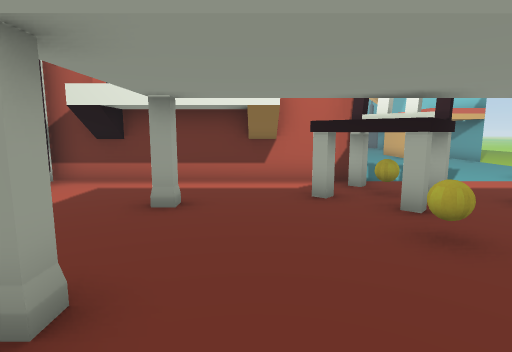
[1] (above)

24 first-person views from a walk through a 3-D level made in the Unity game engine. The camera is 1.3 m above the floor, tilts 8° down and sees 80° across. The floor is counted in squares, 1 m on a side. Each view is taken from the middle of a square. On the plan, view 1 faces up. The plan holds only what a view shows up to about 14 squares ahead; the rest is blank. The place goes on beyond the plan. The player is left out.

[2]
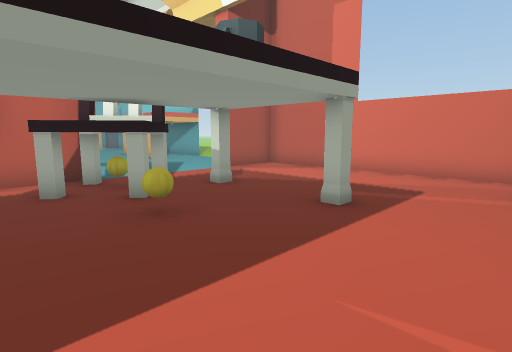

[3]
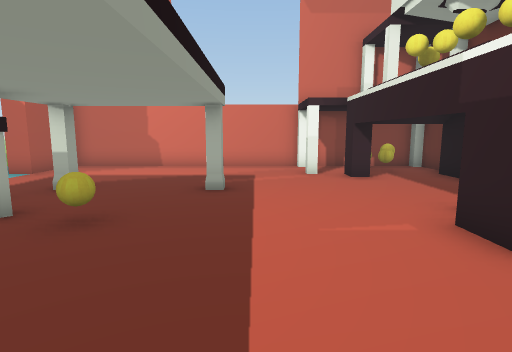

[4]
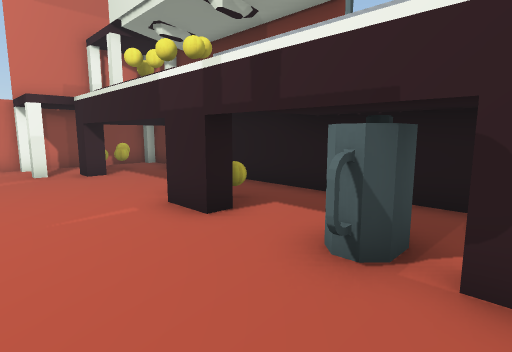

[5]
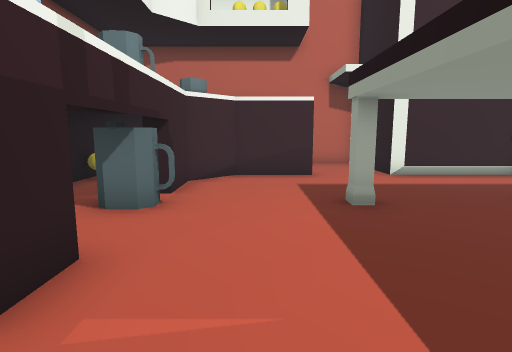

[6]
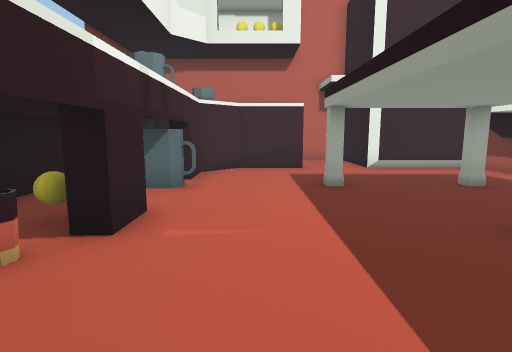

[7]
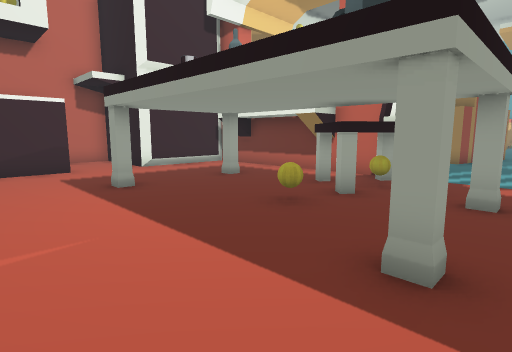

[8]
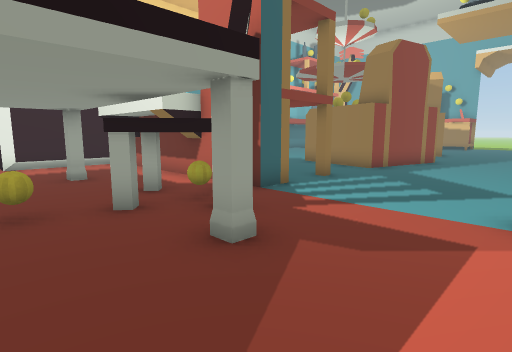

[9]
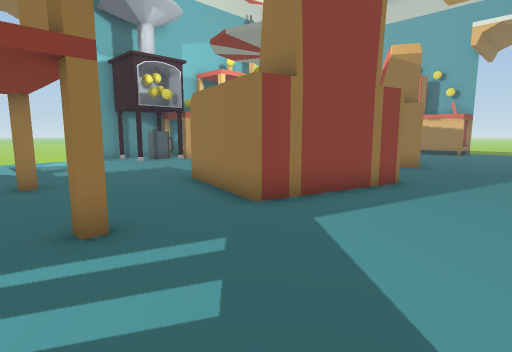

[10]
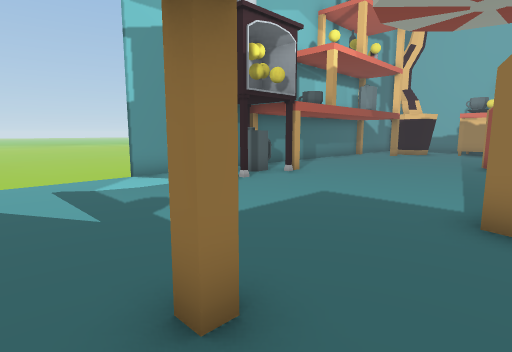

[11]
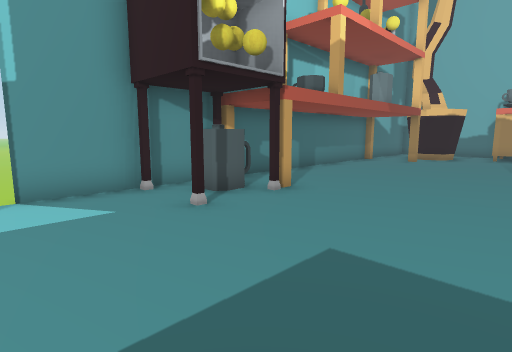

[12]
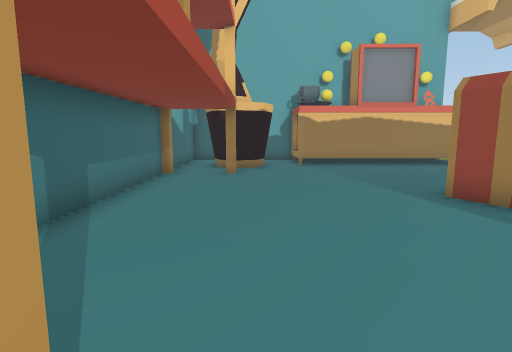

[13]
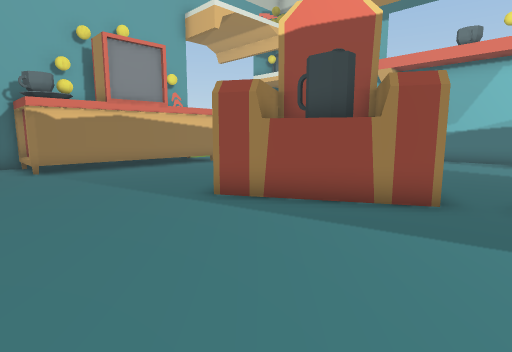

[14]
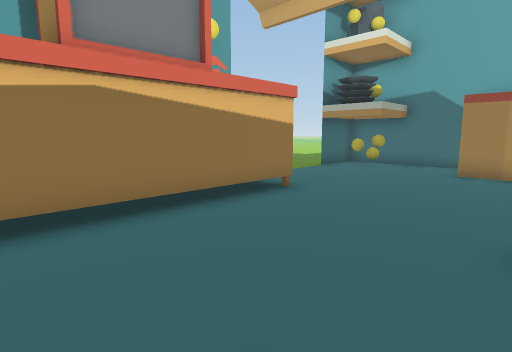

[15]
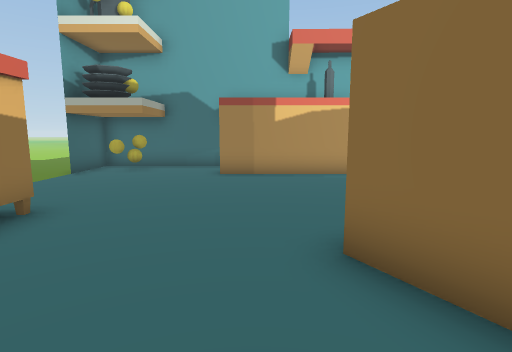

[16]
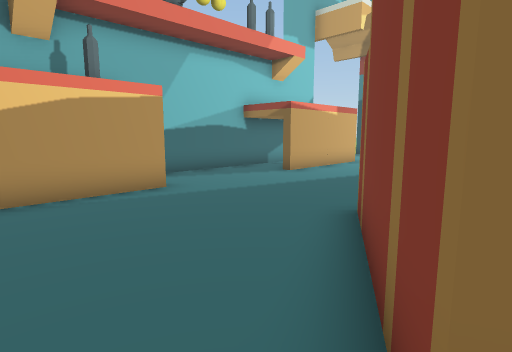

[17]
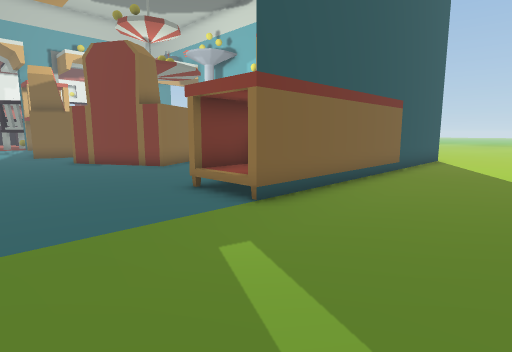

[18]
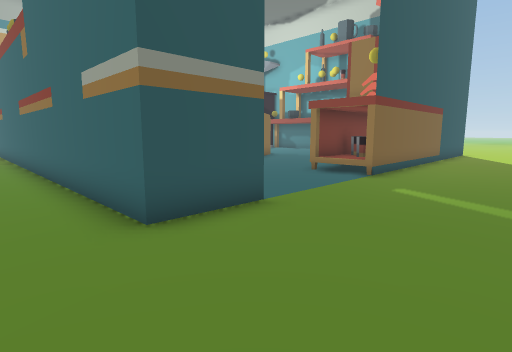

[19]
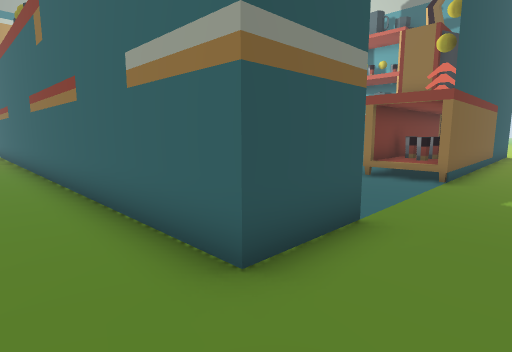

[20]
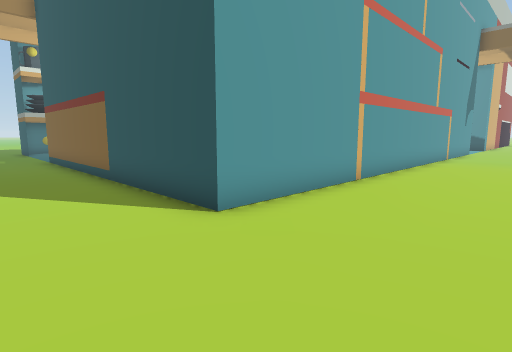

[21]
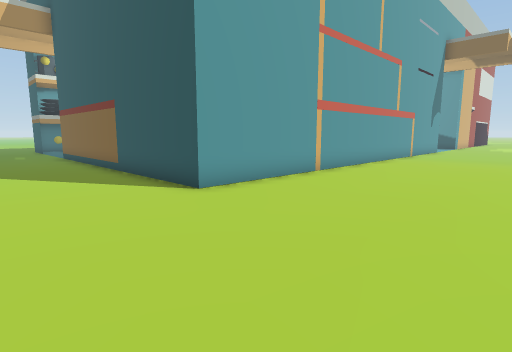

[22]
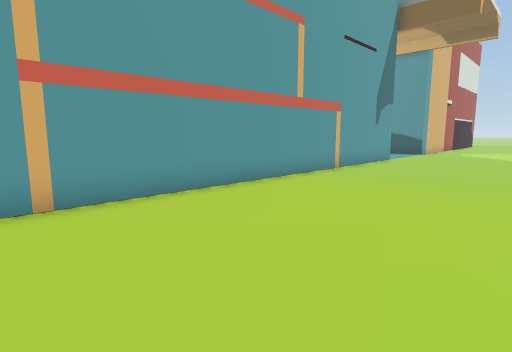

[23]
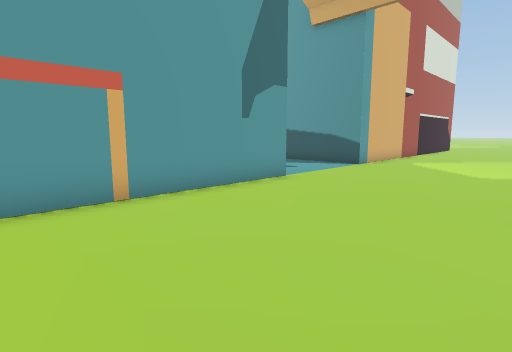

[24]
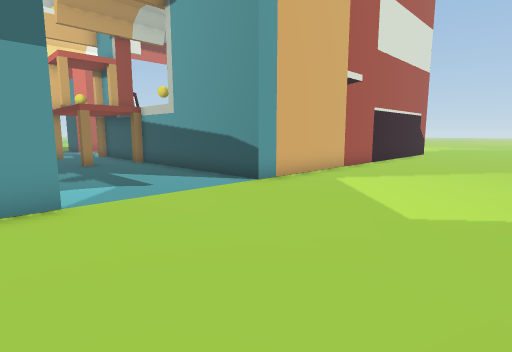

### Floor plan
Ten units are one square. View 1 is at (0, 0); x grows to the right and y downward. Boxes are objects, and circles mark ways between rooms. Rooms are numbered by the first view taken in them; rooms with no view inside come last. Other rooms are left out.
<svg viewBox="-100 -335 206 395">
<path fill="none" stroke="#000" d="M53 -22 53 -18 49 -18 49 -22M-15 -22 -15 -18 -19 -18M41 -65 27 -49 11 -63M53 -58 53 -53 49 -53 49 -58M76 7 81 7M29 -82 -55 -82M-53 -19 -53 8 -43 18 78 18M-35 -82 -35 -74M101 8 101 -82 77 -82M-53 -79 -53 -46 -55 -42 -91 -42 -91 -24M86 55 98 55M101 51 101 14M1 -204 -21 -243M-67 -190 -67 -185M41 -183 30 -140 -7 -150M-88 -190 -88 -185M-91 -175 -91 -137 -91 -330 29 -330 29 -307 -42 -307 -42 -318M30 -110 25 -110M-8 -249 12 -260 33 -223 27 -219M29 -94 29 -82M77 -138 77 -185 81 -185M77 -232 77 -282M101 -160 101 -229M101 -137 101 -142M-91 -279 -91 -191M77 -82 77 -90M-88 -282 -88 -278M-70 -293 -74 -294 -77 -303M-55 -303 -58 -295 -67 -291M-24 -309 30 -309M-40 -309 -34 -309M101 -284 101 -329 76 -329M-91 -9 -91 -89 -19 -89M76 -330 101 -330 101 -169M66 49 78 49M4 49 39 49"/>
<rect x="15" y="-45" width="10" height="10" fill="#bbb"><title>yellow ball</title></rect>
<rect x="85" y="35" width="10" height="10" fill="#bbb"><title>other object</title></rect>
<rect x="85" y="25" width="10" height="10" fill="#bbb"><title>other object</title></rect>
<rect x="-95" y="-165" width="10" height="10" fill="#bbb"><title>stove</title></rect>
<rect x="-95" y="-185" width="10" height="10" fill="#bbb"><title>stove</title></rect>
<rect x="-85" y="-185" width="20" height="20" fill="#bbb"><title>other object</title></rect>
<rect x="-75" y="-165" width="10" height="10" fill="#bbb"><title>stove</title></rect>
<rect x="5" y="-325" width="10" height="10" fill="#bbb"><title>cup</title></rect>
<rect x="15" y="-325" width="10" height="10" fill="#bbb"><title>yellow ball</title></rect>
<rect x="85" y="-315" width="10" height="10" fill="#bbb"><title>yellow ball</title></rect>
<rect x="85" y="-325" width="10" height="10" fill="#bbb"><title>yellow ball</title></rect>
<rect x="25" y="25" width="10" height="10" fill="#bbb"><title>cup</title></rect>
<circle cx="65" cy="-65" r="3" fill="#2a7"/>
<text x="20" y="-20">1</text>
<text x="-20" y="-170">2</text>
<text x="40" y="40">3</text>
</svg>
Room 1 opens to room 2.

Where each view was taken, in squares from view 1:
view 1: 0 up, 0 right, facing up
view 2: 1 down, 0 right, facing up-right
view 3: 1 up, 2 left, facing right
view 4: 1 up, 3 left, facing down-right
view 5: 0 up, 4 right, facing left
view 6: 0 up, 6 right, facing left
view 7: 1 down, 6 right, facing up-left
view 8: 3 up, 8 right, facing up-left
view 9: 10 up, 7 right, facing up-left
view 10: 10 up, 0 right, facing up-left
view 11: 13 up, 2 left, facing up-left
view 12: 18 up, 6 left, facing up
view 13: 19 up, 6 left, facing up-right
view 14: 26 up, 3 left, facing up-right
view 15: 27 up, 2 left, facing right
view 16: 27 up, 1 right, facing down-right
view 17: 37 up, 7 right, facing down-left
view 18: 37 up, 12 right, facing down-left
view 19: 35 up, 12 right, facing down-left
view 20: 36 up, 13 left, facing down-right
view 21: 37 up, 15 left, facing down-right
view 22: 29 up, 15 left, facing down-right
view 23: 21 up, 15 left, facing down-right
view 24: 15 up, 15 left, facing down-right
